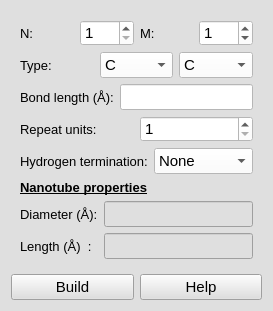
<?xml version="1.0" encoding="UTF-8"?>
<ui version="4.0">
 <class>Form_SWNT</class>
 <widget class="QWidget" name="Form_SWNT">
  <property name="geometry">
   <rect>
    <x>0</x>
    <y>0</y>
    <width>273</width>
    <height>311</height>
   </rect>
  </property>
  <property name="minimumSize">
   <size>
    <width>273</width>
    <height>311</height>
   </size>
  </property>
  <property name="maximumSize">
   <size>
    <width>273</width>
    <height>311</height>
   </size>
  </property>
  <property name="font">
   <font>
    <pointsize>11</pointsize>
   </font>
  </property>
  <property name="windowTitle">
   <string>Form</string>
  </property>
  <property name="styleSheet">
   <string notr="true">background-color: rgb(223, 223, 223);</string>
  </property>
  <layout class="QGridLayout" name="gridLayout_11">
   <item row="0" column="0">
    <widget class="QWidget" name="SWNT" native="true">
     <property name="autoFillBackground">
      <bool>false</bool>
     </property>
     <property name="styleSheet">
      <string notr="true">background-color: rgb(223, 223, 223);</string>
     </property>
     <layout class="QGridLayout" name="gridLayout_9">
      <item row="0" column="0">
       <layout class="QGridLayout" name="gridLayout_8">
        <item row="0" column="0" colspan="2">
         <layout class="QGridLayout" name="gridLayout_7">
          <item row="5" column="0">
           <widget class="QLabel" name="labl_properties_SWNT">
            <property name="font">
             <font>
              <pointsize>10</pointsize>
              <weight>75</weight>
              <bold>true</bold>
              <underline>true</underline>
             </font>
            </property>
            <property name="text">
             <string>Nanotube properties</string>
            </property>
           </widget>
          </item>
          <item row="0" column="0">
           <layout class="QGridLayout" name="gridLayout">
            <item row="0" column="0">
             <widget class="QLabel" name="label_chirality_N_SWNT">
              <property name="font">
               <font>
                <pointsize>10</pointsize>
               </font>
              </property>
              <property name="text">
               <string>N:</string>
              </property>
             </widget>
            </item>
            <item row="0" column="1">
             <widget class="QSpinBox" name="spinBox_chirality_N_SWNT">
              <property name="font">
               <font>
                <pointsize>11</pointsize>
               </font>
              </property>
              <property name="styleSheet">
               <string notr="true">background-color: rgb(255, 255, 255);</string>
              </property>
              <property name="minimum">
               <number>1</number>
              </property>
              <property name="maximum">
               <number>50</number>
              </property>
              <property name="value">
               <number>1</number>
              </property>
             </widget>
            </item>
            <item row="0" column="2">
             <widget class="QLabel" name="label_chirality_M_SWNT">
              <property name="font">
               <font>
                <pointsize>10</pointsize>
               </font>
              </property>
              <property name="text">
               <string>M:</string>
              </property>
             </widget>
            </item>
            <item row="0" column="3">
             <widget class="QSpinBox" name="spinBox_chirality_M_SWNT">
              <property name="font">
               <font>
                <pointsize>11</pointsize>
               </font>
              </property>
              <property name="styleSheet">
               <string notr="true">background-color: rgb(255, 255, 255);</string>
              </property>
              <property name="minimum">
               <number>0</number>
              </property>
              <property name="maximum">
               <number>50</number>
              </property>
              <property name="value">
               <number>1</number>
              </property>
             </widget>
            </item>
           </layout>
          </item>
          <item row="1" column="0">
           <layout class="QGridLayout" name="gridLayout_2">
            <item row="0" column="0">
             <widget class="QLabel" name="label_type_SWNT">
              <property name="font">
               <font>
                <pointsize>10</pointsize>
               </font>
              </property>
              <property name="text">
               <string>Type:</string>
              </property>
             </widget>
            </item>
            <item row="0" column="1">
             <widget class="QComboBox" name="comboBox_type1_SWNT">
              <property name="font">
               <font>
                <pointsize>11</pointsize>
               </font>
              </property>
              <property name="styleSheet">
               <string notr="true">background-color: rgb(255, 255, 255);</string>
              </property>
              <item>
               <property name="text">
                <string>C</string>
               </property>
              </item>
              <item>
               <property name="text">
                <string>N</string>
               </property>
              </item>
              <item>
               <property name="text">
                <string>P</string>
               </property>
              </item>
             </widget>
            </item>
            <item row="0" column="2">
             <widget class="QComboBox" name="comboBox_type2_SWNT">
              <property name="font">
               <font>
                <pointsize>11</pointsize>
               </font>
              </property>
              <property name="styleSheet">
               <string notr="true">background-color: rgb(255, 255, 255);</string>
              </property>
              <item>
               <property name="text">
                <string>C</string>
               </property>
              </item>
              <item>
               <property name="text">
                <string>B</string>
               </property>
              </item>
              <item>
               <property name="text">
                <string>Al</string>
               </property>
              </item>
             </widget>
            </item>
           </layout>
          </item>
          <item row="4" column="0">
           <layout class="QGridLayout" name="gridLayout_5">
            <item row="0" column="0">
             <widget class="QLabel" name="lable_H_termination_SWNT">
              <property name="font">
               <font>
                <pointsize>10</pointsize>
               </font>
              </property>
              <property name="text">
               <string>Hydrogen termination:</string>
              </property>
             </widget>
            </item>
            <item row="0" column="1">
             <widget class="QComboBox" name="comboBox_H_termination_SWNT">
              <property name="font">
               <font>
                <pointsize>11</pointsize>
               </font>
              </property>
              <property name="styleSheet">
               <string notr="true">background-color: rgb(255, 255, 255);</string>
              </property>
              <item>
               <property name="text">
                <string>None</string>
               </property>
              </item>
              <item>
               <property name="text">
                <string>One end</string>
               </property>
              </item>
              <item>
               <property name="text">
                <string>Both ends</string>
               </property>
              </item>
             </widget>
            </item>
           </layout>
          </item>
          <item row="2" column="0">
           <layout class="QGridLayout" name="gridLayout_3">
            <item row="0" column="0">
             <widget class="QLabel" name="label_bond_length_SWNT">
              <property name="font">
               <font>
                <pointsize>10</pointsize>
               </font>
              </property>
              <property name="text">
               <string>Bond length (Å):</string>
              </property>
             </widget>
            </item>
            <item row="0" column="1">
             <widget class="QLineEdit" name="lineEdit_bond_length_SWNT">
              <property name="font">
               <font>
                <pointsize>11</pointsize>
               </font>
              </property>
              <property name="styleSheet">
               <string notr="true">background-color: rgb(255, 255, 255);</string>
              </property>
              <property name="clearButtonEnabled">
               <bool>false</bool>
              </property>
             </widget>
            </item>
           </layout>
          </item>
          <item row="6" column="0">
           <layout class="QGridLayout" name="gridLayout_6">
            <item row="0" column="0">
             <widget class="QLabel" name="Diameter_SWNT">
              <property name="font">
               <font>
                <pointsize>10</pointsize>
               </font>
              </property>
              <property name="text">
               <string>Diameter (Å):</string>
              </property>
             </widget>
            </item>
            <item row="0" column="1">
             <widget class="QLineEdit" name="lineEdit_diameter_SWNT">
              <property name="font">
               <font>
                <pointsize>11</pointsize>
               </font>
              </property>
              <property name="acceptDrops">
               <bool>false</bool>
              </property>
              <property name="styleSheet">
               <string notr="true"/>
              </property>
              <property name="frame">
               <bool>true</bool>
              </property>
              <property name="readOnly">
               <bool>true</bool>
              </property>
              <property name="clearButtonEnabled">
               <bool>false</bool>
              </property>
             </widget>
            </item>
            <item row="1" column="0">
             <widget class="QLabel" name="label_length_SWNT">
              <property name="font">
               <font>
                <pointsize>10</pointsize>
               </font>
              </property>
              <property name="text">
               <string>Length (Å)  :</string>
              </property>
             </widget>
            </item>
            <item row="1" column="1">
             <widget class="QLineEdit" name="lineEdit_length_SWNT">
              <property name="font">
               <font>
                <pointsize>11</pointsize>
               </font>
              </property>
              <property name="acceptDrops">
               <bool>false</bool>
              </property>
              <property name="styleSheet">
               <string notr="true"/>
              </property>
              <property name="frame">
               <bool>true</bool>
              </property>
              <property name="readOnly">
               <bool>true</bool>
              </property>
              <property name="clearButtonEnabled">
               <bool>false</bool>
              </property>
             </widget>
            </item>
           </layout>
          </item>
          <item row="3" column="0">
           <layout class="QGridLayout" name="gridLayout_4">
            <item row="0" column="0">
             <widget class="QLabel" name="label_repeat_units_SWNT">
              <property name="font">
               <font>
                <pointsize>10</pointsize>
               </font>
              </property>
              <property name="text">
               <string>Repeat units:</string>
              </property>
             </widget>
            </item>
            <item row="0" column="1">
             <widget class="QSpinBox" name="spinBox_repeat_units_SWNT">
              <property name="font">
               <font>
                <pointsize>11</pointsize>
               </font>
              </property>
              <property name="styleSheet">
               <string notr="true">background-color: rgb(255, 255, 255);</string>
              </property>
              <property name="minimum">
               <number>1</number>
              </property>
              <property name="maximum">
               <number>50</number>
              </property>
             </widget>
            </item>
           </layout>
          </item>
         </layout>
        </item>
       </layout>
      </item>
     </layout>
    </widget>
   </item>
   <item row="1" column="0">
    <layout class="QGridLayout" name="gridLayout_10">
     <item row="0" column="1">
      <widget class="QPushButton" name="pushButton_help_build_SWNT">
       <property name="font">
        <font>
         <pointsize>11</pointsize>
        </font>
       </property>
       <property name="text">
        <string>Help</string>
       </property>
      </widget>
     </item>
     <item row="0" column="0">
      <widget class="QPushButton" name="pushButton_build_SWNT">
       <property name="font">
        <font>
         <pointsize>11</pointsize>
        </font>
       </property>
       <property name="text">
        <string>Build</string>
       </property>
      </widget>
     </item>
    </layout>
   </item>
  </layout>
 </widget>
 <resources/>
 <connections/>
</ui>
